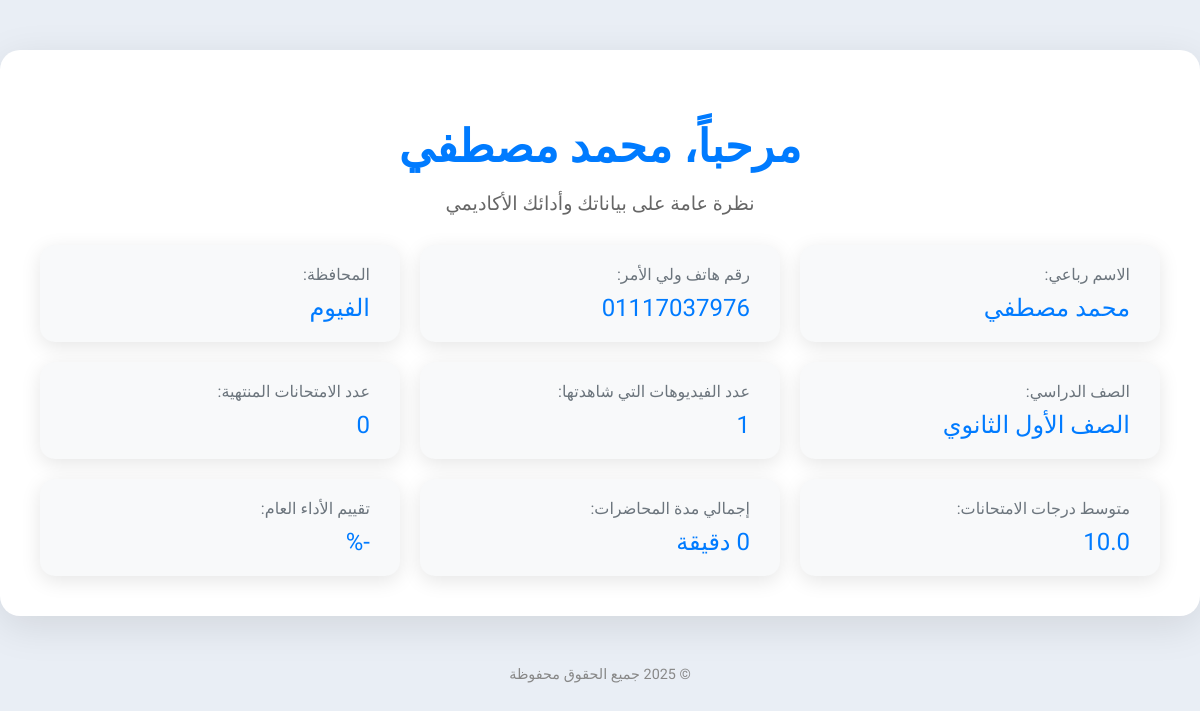
The page /profile/ (signed in) on the database its author committed.
### accounts/models.py (models this page shows, shortened)
class Student(models.Model):
    user = models.OneToOneField(User, on_delete=models.CASCADE, null=True, blank=True)
    full_name = models.CharField(max_length=150, verbose_name="الاسم رباعي")
    parent_phone_number = models.CharField(max_length=15, unique=True, verbose_name="رقم هاتف ولي الأمر")
    governorate = models.CharField(max_length=100, verbose_name="المحافظة")
    grade = models.CharField(
        max_length=50,
        verbose_name="الصف الدراسي",
        choices=[
            ('1', 'الصف الأول الثانوي'),
            ('2', 'الصف الثاني الثانوي'),
            ('3', 'الصف الثالث الثانوي'),
            ('4', 'أولى إعدادي'),
            ('5', 'تانية إعدادي'),
            ('6', 'تالته إعدادي'),
        ]
    )
    password = models.CharField(max_length=128, verbose_name="كلمة المرور", default='default_password')
    courses = models.ManyToManyField(Course, related_name='student_courses', verbose_name="الكورسات", blank=True)
    viewed_lectures = models.ManyToManyField('content.Lecture', related_name='students_who_watched', verbose_name="المحاضرات المشاهدة", blank=True)
    attempted_exams = models.ManyToManyField('content.Exam', related_name='students_who_attempted', verbose_name="الامتحانات المجربة", blank=True)
    videos_watched = models.PositiveIntegerField(default=0, verbose_name="عدد الفيديوهات المشاهدة")
    exams_completed = models.PositiveIntegerField(default=0, verbose_name="عدد الاختبارات المنهية")
    average_score = models.FloatField(default=0.0, verbose_name="متوسط النتائج")
    total_lecture_time = models.PositiveIntegerField(default=0, verbose_name="إجمالي مدة المحاضرات (بالدقائق)")
    total_video_views = models.PositiveIntegerField(default=0, verbose_name="إجمالي عدد مرات مشاهدة الفيديوهات")
    total_exam_views = models.PositiveIntegerField(default=0, verbose_name="إجمالي عدد مرات فتح الاختبارات")
    total_exam_completions = models.PositiveIntegerField(default=0, verbose_name="إجمالي عدد مرات إنهاء الاختبارات")

### accounts/views.py (the view)
# urls.py: path('profile/', views.profile, name='profile'),
def profile(request):
    student_id = request.session.get("student_id")
    if not student_id:
        return redirect('accounts:login')
    try:
        student = Student.objects.get(id=student_id)
        print(f"Student Found: {student.full_name}")  # ✅ تحقق من أن الاسم يظهر
    except Student.DoesNotExist:
        return redirect('accounts:register')
    return render(request, 'pages/student_profile.html', {
        "student": student,
    })

### accounts/context_processors.py (called while the page is built)
def student_session(request):
    is_registered = request.session.get("is_registered", False)
    student_name = request.session.get("student_name", None)
    student_obj = None
    student_id = request.session.get("student_id")
    if student_id:
        try:
            student_obj = Student.objects.filter(id=student_id).first()
        except Exception:
            student_obj = None
    return {
        "is_registered": is_registered,
        "student_name": student_name,
        "student": student_obj,
    }

### Frontend/pages/student_profile.html (shortened to what this page needs)
<!DOCTYPE html>
<html lang="ar">
  <head>
  </head>
  <body>
    <div class="container">
      <div class="header">
        <h1>
          مرحباً، {{ student.full_name|default:"مستخدم" }}
        </h1>
        <p>نظرة عامة على بياناتك وأدائك الأكاديمي</p>
      </div>
      <div class="info">
        <div class="info-card">
          <span>الاسم رباعي:</span>
          <p>{{ student.full_name|default:"-" }}</p>
        </div>
        <div class="info-card">
          <span>رقم هاتف ولي الأمر:</span>
          <p>{{ student.parent_phone_number|default:"غير متوفر" }}</p>
        </div>
        <div class="info-card">
          <span>المحافظة:</span>
          <p>{{ student.governorate|default:"غير متوفر" }}</p>
        </div>
        <div class="info-card">
          <span>الصف الدراسي:</span>
          <p>{{ student.get_grade_display|default:"غير محدد" }}</p>
        </div>
        <div class="info-card">
          <span>عدد الفيديوهات التي شاهدتها:</span>
          <p>{{ student.videos_watched|default:0 }}</p>
        </div>
        <div class="info-card">
          <span>عدد الامتحانات المنتهية:</span>
          <p>{{ student.exams_completed|default:0 }}</p>
        </div>
        <div class="info-card">
          <span>متوسط درجات الامتحانات:</span>
          <p>{{ student.average_score|default:"-" }}</p>
        </div>
        <div class="info-card">
          <span>إجمالي مدة المحاضرات:</span>
          <p>{{ student.total_lecture_time|default:0 }} دقيقة</p>
        </div>
        <div class="info-card">
          <span>تقييم الأداء العام:</span>
          <p>{{ student.performance_rating|default:"-" }}%</p>
        </div>
      </div>
    </div>
    <footer>© 2025 جميع الحقوق محفوظة</footer>
  </body>
</html>

### Frontend/pages/student_profile.html (style rules this page uses)
body { font-family: "IBM Plex Sans Arabic", sans-serif; margin: 0; padding: 0; direction: rtl; background-color: #e9eef5; color: #222; }
.container { max-width: 1200px; margin: 50px auto; background: #ffffff; padding: 40px; border-radius: 20px; box-shadow: 0 10px 40px rgba(0, 0, 0, 0.1); overflow: hidden; }
.header { text-align: center; margin-bottom: 30px; }
.header h1 { font-size: 2.8rem; color: #007bff; margin-bottom: 10px; }
.header p { font-size: 1.2rem; color: #666; }
.info { display: grid; grid-template-columns: repeat(auto-fit, minmax(300px, 1fr)); gap: 20px; }
.info-card { background: #f8f9fa; padding: 20px 30px; border-radius: 15px; box-shadow: 0 5px 20px rgba(0, 0, 0, 0.1); transition: transform 0.3s ease, box-shadow 0.3s ease; }
.info-card span { display: block; font-size: 1rem; color: #6c757d; margin-bottom: 10px; }
.info-card p { font-size: 1.5rem; color: #007bff; margin: 0; }
footer { text-align: center; margin-top: 40px; font-size: 0.9rem; color: #888; }

### rows shown on the page
Student: full_name "محمد مصطفي", parent_phone_number "01117037976", governorate "الفيوم", grade "الصف الأول الثانوي", videos_watched "1", exams_completed "0", average_score "10.0"

### other values the page prints
{{ student.performance_rating|default:"-" }} "-"
